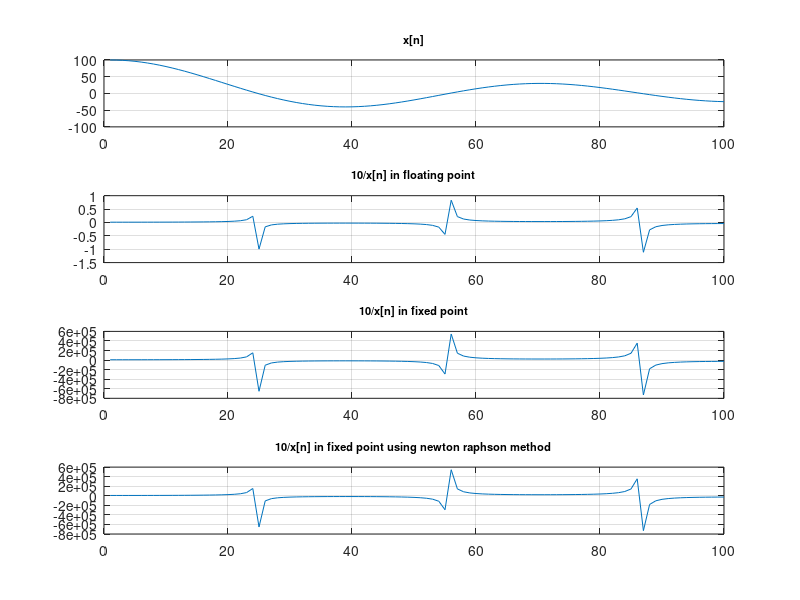

Write the MATLAB code that produced this figure.
f1 = fopen('division_input.txt', 'wb'); 
f2 = fopen('division_output.txt', 'wb'); 
filename = 'newton_raphson_division_plots.pdf';

%function for generating lookup table for initial estimate
function fix_output = lookup_table_generation(n,fix_Q_format)
    N = 2^n;                  
    index_arr = 0:1:N-1;
    d = 0.5+ (index_arr./N).*0.5;
    output = 2.9282 - 2 .* d;
    fix_output = round(output.*(2^fix_Q_format));
end


%function for normalizing the denominator to make it in range of [o.5,1)
function [input,shift] = normalize_denominator(input,fix_Q_format)
shift = 0;
while(input < (2^(fix_Q_format-1)))
    input = int32(input*2);
    shift = shift+1;
end
while(input >= (2^(fix_Q_format)))
    input = int32(input/2);
    shift = shift-1;
end
end


function result = newton_raphson_division(numerator,denominator,lookup_table)
if(denominator ~= 0)
[denominator,no_of_shifts] = normalize_denominator(denominator,16);
x0_index = bitshift((denominator - 32768),-9);
x0 = lookup_table(x0_index+1);

for i=0:1:3
    temp = bitshift(int64(x0)*int64(denominator),-16);
    temp = 131072 - temp;
    x0 = bitshift((temp*x0),-16);
end

result = bitshift((int64(numerator) * int64(x0)),-16);
result = bitshift(result,no_of_shifts);
else
result = 0;
end

end


%Generate some random signal 
N = 100;                      
amplitude = 100;             
t = linspace(0, 10, N);  
x = amplitude * besselj(0, t);

fix_x = round(x.*(2^16));

for i = 1:1:N
    fprintf(f1, '%d\n', fix_x(i));
end

numerator = 10;
numerator = bitshift(numerator,16);


output = zeros(1,N);

%generate the lookup table 
n = 6;
lookup_table  = lookup_table_generation(n,16);



for i = 1:N
    temp_numerator = numerator; 

    if fix_x(i) < 0
        denominator = -fix_x(i);
        temp_numerator = -temp_numerator;
    else
        denominator = fix_x(i);
    end

    result = newton_raphson_division(temp_numerator, denominator, lookup_table);
    output(i) = result;
    fprintf(f2, '%d\n', output(i));
end

actual_output = int64(numerator*(2^16))./int64(fix_x);
diff = int64(output) - int64(actual_output);


figure(1);
subplot(4,1,1)
plot(x);
grid();
title("x[n]", 'FontSize', 8, 'Interpreter', 'none');
subplot(4,1,2)
plot(1./x);
grid();
title("10/x[n] in floating point", 'FontSize', 8, 'Interpreter', 'none');
subplot(4,1,3)
plot(actual_output);
grid();
title("10/x[n] in fixed point", 'FontSize', 8, 'Interpreter', 'none');
subplot(4,1,4)
plot(output);
grid();
title("10/x[n] in fixed point using newton raphson method", 'FontSize', 8, 'Interpreter', 'none');
exportgraphics(gcf, filename, 'Append', true);

